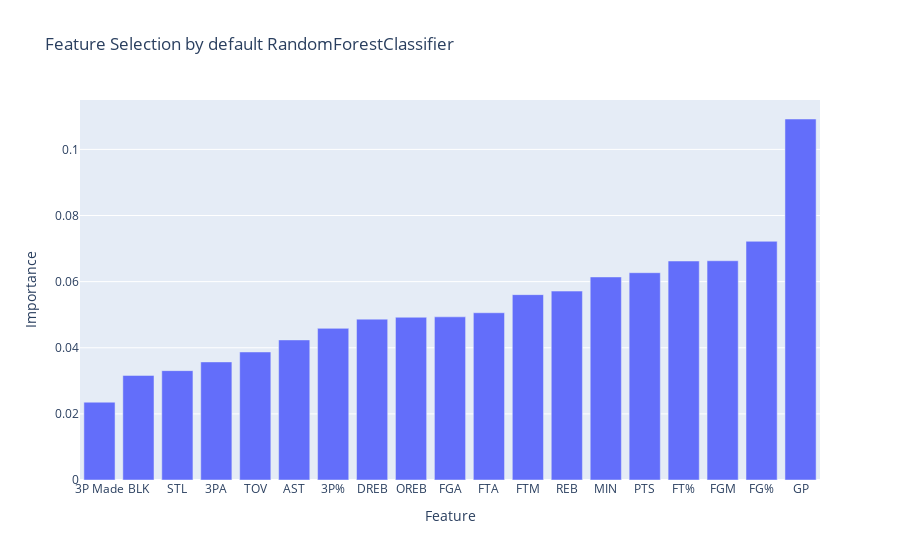

The notebook cell this image was saved under:
### Code cell
feature_importance_tree_model(df.drop(["TARGET_5Yrs"], axis=1), df["TARGET_5Yrs"], RandomForestClassifier())

### Figure 1 — Plotly figure (JSON) as saved in the notebook; plotly's stock layout.template omitted (floating-point values rounded to 4 significant figures)
{"data": [{"alignmentgroup": "True", "hovertemplate": "Feature=%{x}<br>Importance=%{y}<extra></extra>", "legendgroup": "", "marker": {"color": "#636efa", "pattern": {"shape": ""}}, "name": "", "offsetgroup": "", "orientation": "v", "showlegend": false, "textposition": "auto", "type": "bar", "x": ["3P Made", "BLK", "STL", "3PA", "TOV", "AST", "3P%", "DREB", "OREB", "FGA", "FTA", "FTM", "REB", "MIN", "PTS", "FT%", "FGM", "FG%", "GP"], "xaxis": "x", "y": [0.02354, 0.03163, 0.03308, 0.03572, 0.03872, 0.04237, 0.04587, 0.04866, 0.04923, 0.04935, 0.05059, 0.05607, 0.05714, 0.06141, 0.0627, 0.06624, 0.06632, 0.07219, 0.1092], "yaxis": "y"}], "layout": {"barmode": "relative", "legend": {"tracegroupgap": 0}, "title": {"text": "Feature Selection by default RandomForestClassifier"}, "xaxis": {"anchor": "y", "domain": [0, 1], "title": {"text": "Feature"}}, "yaxis": {"anchor": "x", "domain": [0, 1], "title": {"text": "Importance"}}}}
